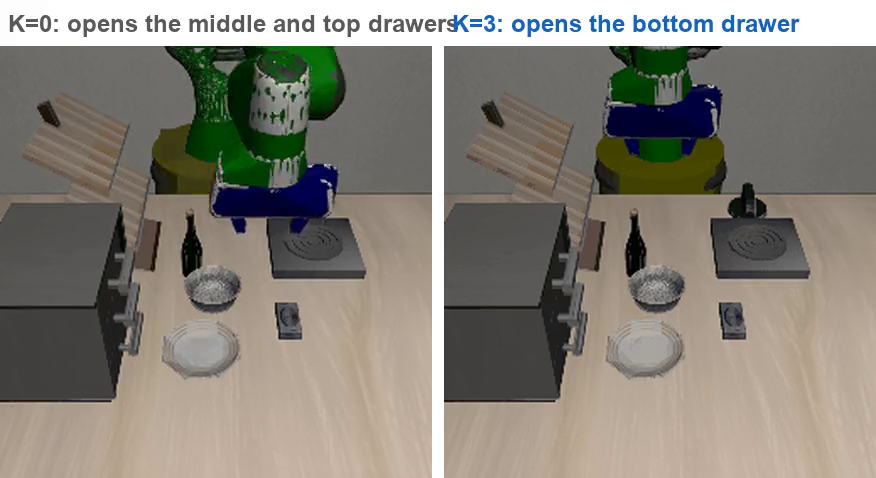
#> input picture frame 14 of media/drawer.mp4, 876 x 478 px, given in place of the camera
$ python identify_uvc.py
#> lines starting #> are read from the running program, lines starting #| are printed output that depends on the picture
"""Photograph each AVFoundation camera index, so roles can be matched to indices.

The three cameras Heron reads over UVC are addressed by INDEX, and macOS assigns
indices by enumeration order — which depends on which port each camera is in and
on how many cameras are visible at all. Two things therefore shuffle them:
replugging in a different order, and handing one camera to librealsense (a
device seized that way vanishes from AVFoundation, and everything after it moves
down one).

So the indices in the config are not durable and there is no point trying to
remember the plug order. Re-derive it instead: this captures one frame per index
and the images say which is which.

Run in a GUI Terminal — macOS denies cameras to SSH sessions, root or not. No
sudo needed, this is the AVFoundation path:

    ~/Heron/.venv/bin/python ~/Heron/tools/identify_uvc.py

Writes /tmp/uvcid/index<N>.png plus a log.
"""
from __future__ import annotations

import argparse
import os
import sys
import time

OUT = "/tmp/uvcid"
LOG = f"{OUT}/run.log"
WARMUP_FRAMES = 8  # the first frames off a UVC camera are black or half-exposed


def say(msg: str) -> None:
    print(msg, flush=True)
    try:
        with open(LOG, "a") as fh:
            fh.write(msg + "\n")
    except OSError:
        pass


def main() -> int:
    ap = argparse.ArgumentParser(description=__doc__)
    ap.add_argument("--max-index", type=int, default=6,
                    help="how many indices to probe")
    ap.add_argument("--settle-s", type=float, default=0.6)
    args = ap.parse_args()

    try:
        import cv2
    except ImportError:
        print("opencv is not installed in this interpreter", flush=True)
        return 2
    os.makedirs(OUT, exist_ok=True)
    say(f"--- {time.strftime('%Y-%m-%d %H:%M:%S')} ---")

    found = 0
    for idx in range(args.max_index):
        cap = cv2.VideoCapture(idx)
        if not cap.isOpened():
            cap.release()
            say(f"  index {idx}: no camera")
            continue
        frame = None
        for _ in range(WARMUP_FRAMES):
            ok, f = cap.read()
            if ok:
                frame = f
#> this loop made 8 passes
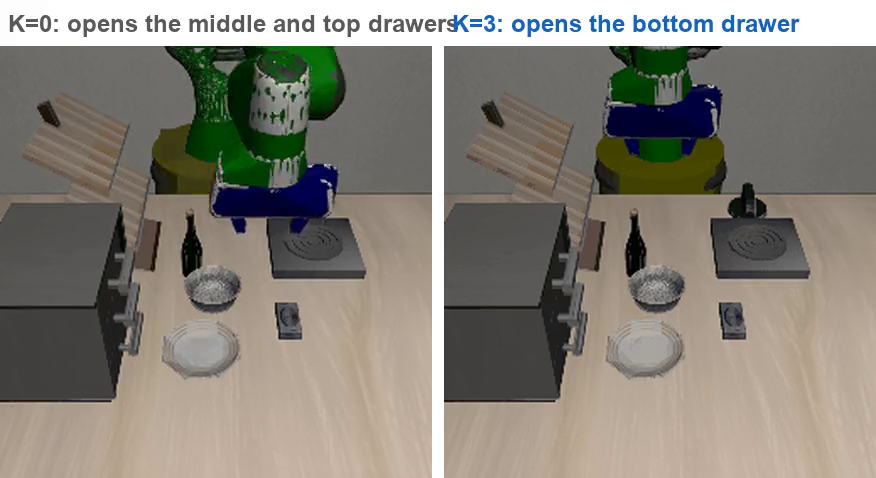
#> input picture frame 14 of media/drawer.mp4, 876 x 478 px, given in place of the camera
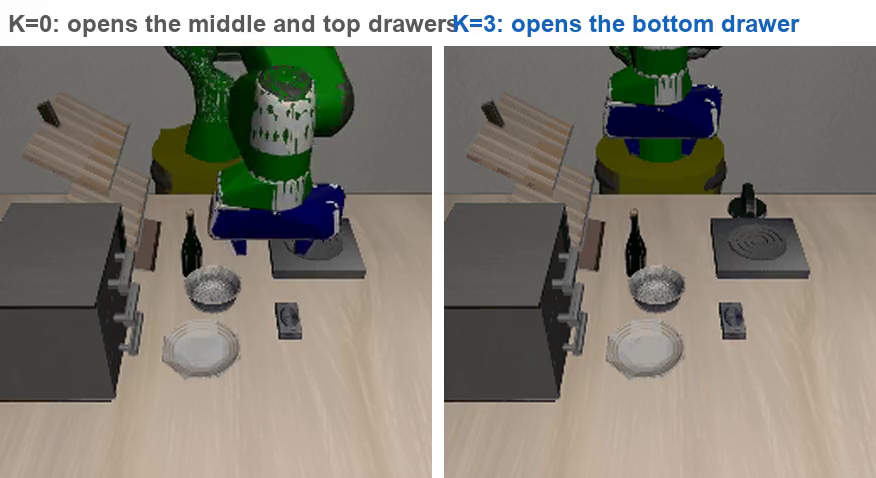
#> input picture frame 15 of media/drawer.mp4, 876 x 478 px, given in place of the camera
        cap.release()
        time.sleep(args.settle_s)  # let macOS release it before the next open
        if frame is None:
            say(f"  index {idx}: opened but gave no frame")
            continue
        path = f"{OUT}/index{idx}.png"
        cv2.imwrite(path, frame)
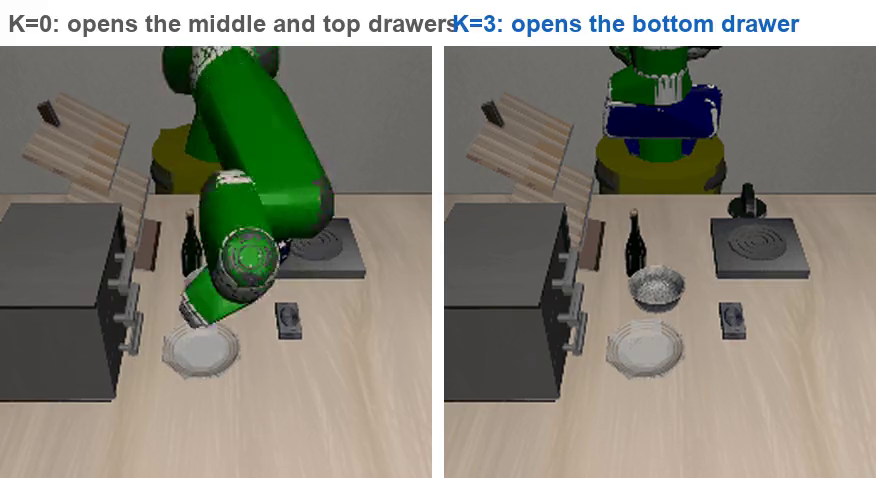
#> saved as index0.png: shape (478, 876, 3); mean B, G, R 117.8, 130.5, 132.4
        say(f"  index {idx}: {frame.shape[1]}x{frame.shape[0]} -> {path}")
        found += 1

    say(f"{found} camera(s) captured. Images and log are in {OUT}.")
    say("Nothing else is needed from this Terminal - they can be read over SSH.")
    return 0 if found else 1


if __name__ == "__main__":
    sys.exit(main())
#> (the program exits here)

$ run again, starting later in the video
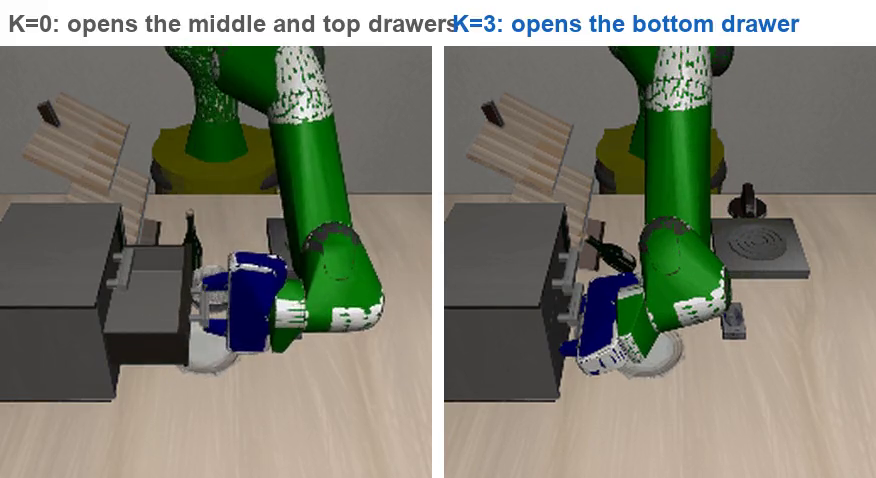
#> input picture frame 64 of media/drawer.mp4, 876 x 478 px, given in place of the camera
#> the loop in main, `for _ in range(WARMUP_FRAMES):` made 8 passes
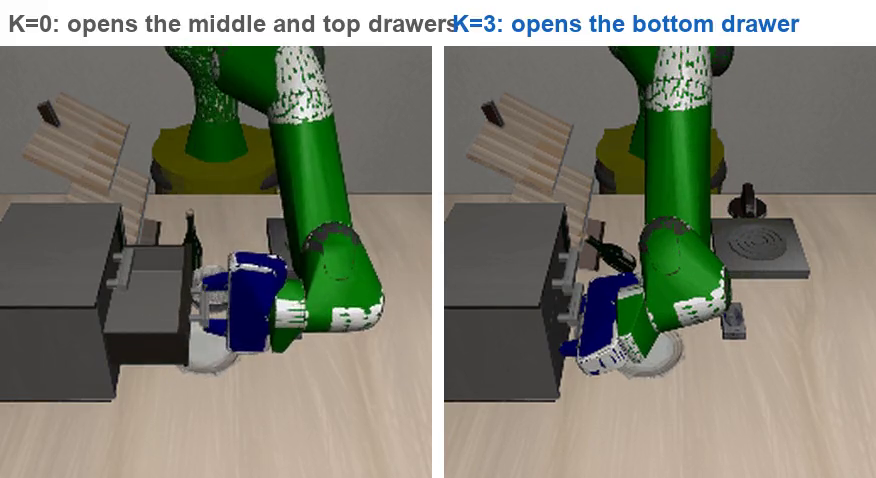
#> input picture frame 64 of media/drawer.mp4, 876 x 478 px, given in place of the camera
#> in main, `cv2.imwrite(path, frame)`:
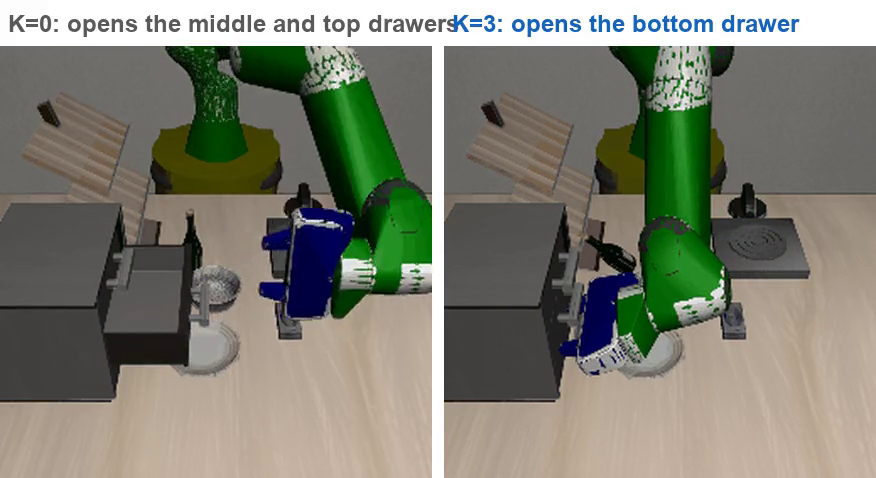
#> saved as index0.png: shape (478, 876, 3); mean B, G, R 113.7, 127.1, 126.2

$ run again, starting later in the video
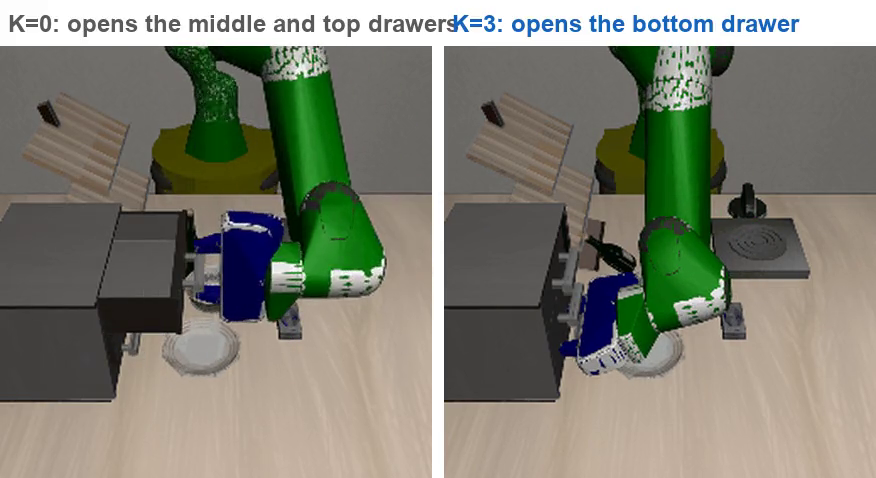
#> input picture frame 115 of media/drawer.mp4, 876 x 478 px, given in place of the camera
#> the loop in main, `for _ in range(WARMUP_FRAMES):` made 8 passes
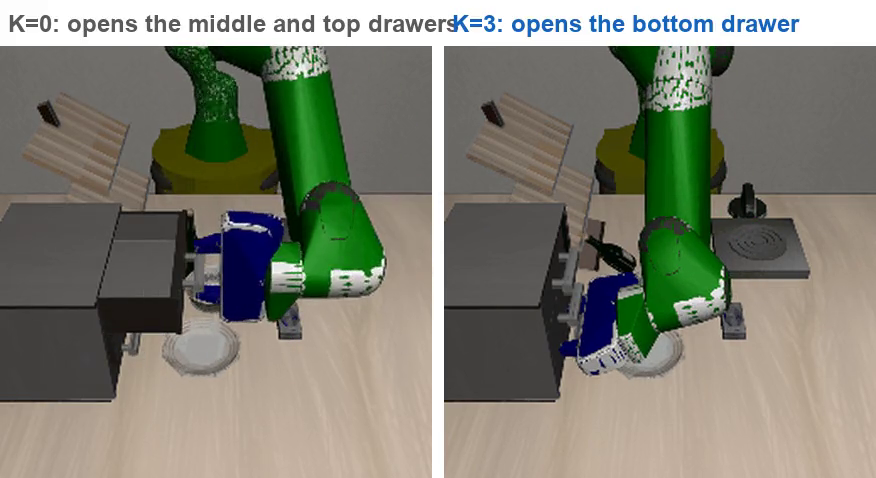
#> input picture frame 115 of media/drawer.mp4, 876 x 478 px, given in place of the camera
#> in main, `cv2.imwrite(path, frame)`:
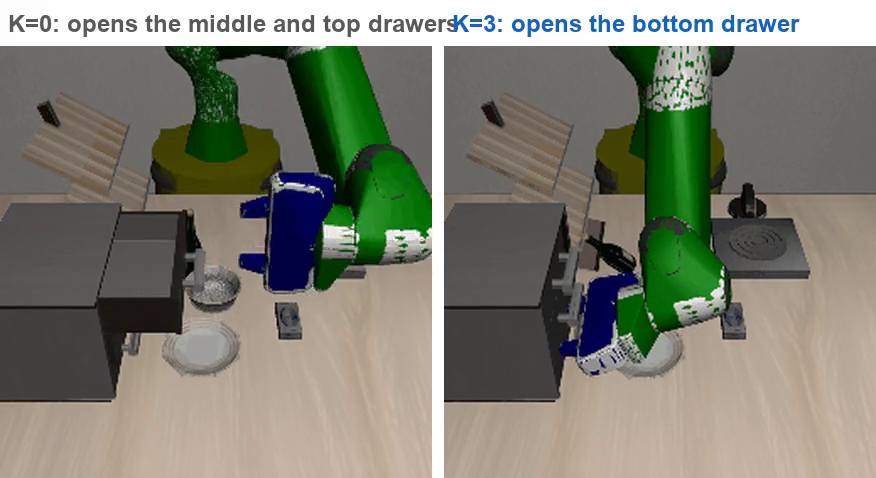
#> saved as index0.png: shape (478, 876, 3); mean B, G, R 114.5, 127.8, 127
